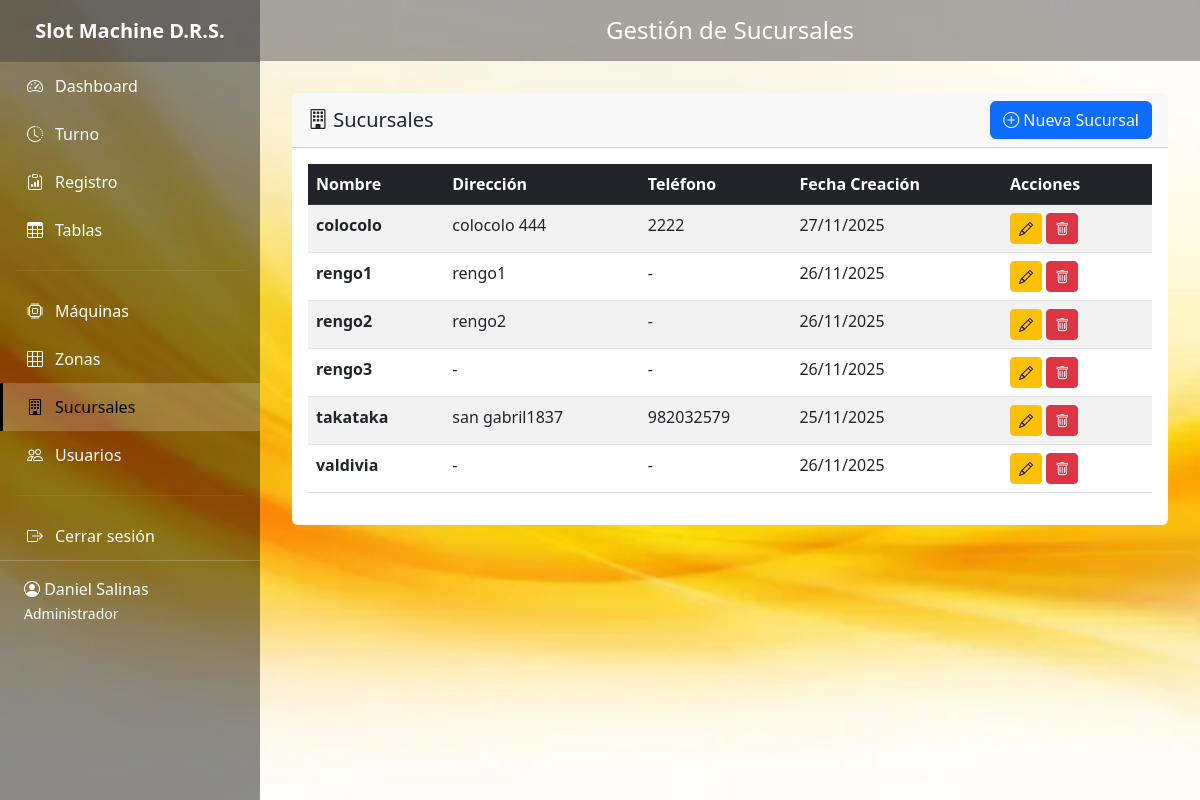
The page /sucursales/ (signed in) on the database its author committed.
### control/models.py (models this page shows, shortened)
class Usuario(AbstractUser):
    ROLE_CHOICES = [
        ('admin', 'Administrador'),
        ('usuario', 'Usuario/Atendedora'),
    ]
    role = models.CharField(
        max_length=20,
        choices=ROLE_CHOICES,
        default='usuario',
        verbose_name='Rol'
    )
    nombre = models.CharField(max_length=150, verbose_name='Nombre Completo')
    class Meta:
        verbose_name = 'Usuario'
        verbose_name_plural = 'Usuarios'

class Sucursal(models.Model):
    nombre = models.CharField(max_length=150, verbose_name='Nombre')
    direccion = models.CharField(max_length=255, blank=True, verbose_name='Dirección')
    telefono = models.CharField(max_length=50, blank=True, verbose_name='Teléfono')
    created_at = models.DateTimeField(auto_now_add=True, verbose_name='Fecha de Creación')
    class Meta:
        verbose_name = 'Sucursal'
        verbose_name_plural = 'Sucursales'
        ordering = ['nombre']

### control/views.py (the view)
# urls.py: path('sucursales/', views.sucursales_list, name='sucursales_list'),
@login_required
@user_passes_test(is_admin)
def sucursales_list(request):
    sucursales = Sucursal.objects.all()
    return render(request, 'sucursales/list.html', {'sucursales': sucursales})

### control/views.py (called while the page is built)
def is_admin(user):
    return user.is_authenticated and user.role == 'admin'

### templates/sucursales/list.html (shortened to what this page needs)
{% extends 'base.html' %}
{% block page_title %}Gestión de Sucursales{% endblock %}
{% block content %}
<div class="card">
    <div class="card-header">
        <div class="d-flex justify-content-between align-items-center">
            <h5 class="mb-0"><i class="bi bi-building"></i> Sucursales</h5>
            <a href="{% url 'control:sucursal_create' %}" class="btn btn-primary">
                <i class="bi bi-plus-circle"></i> Nueva Sucursal
            </a>
        </div>
    </div>
    <div class="card-body">
        <div class="table-responsive">
            <table class="table table-striped table-hover">
                <thead class="table-dark">
                    <tr>
                        <th>Nombre</th>
                        <th>Dirección</th>
                        <th>Teléfono</th>
                        <th>Fecha Creación</th>
                        <th width="150">Acciones</th>
                    </tr>
                </thead>
                <tbody>
                    {% for sucursal in sucursales %}
                        <tr>
                            <td><strong>{{ sucursal.nombre }}</strong></td>
                            <td>{{ sucursal.direccion|default:"-" }}</td>
                            <td>{{ sucursal.telefono|default:"-" }}</td>
                            <td>{{ sucursal.created_at|date:"d/m/Y" }}</td>
                            <td>
                                <a href="{% url 'control:sucursal_edit' sucursal.pk %}" class="btn btn-sm btn-warning">
                                    <i class="bi bi-pencil"></i>
                                </a>
                                <a href="{% url 'control:sucursal_delete' sucursal.pk %}" class="btn btn-sm btn-danger">
                                    <i class="bi bi-trash"></i>
                                </a>
                            </td>
                        </tr>
                    {% empty %}
                        <tr>
                            <td colspan="5" class="text-center text-muted">No hay sucursales registradas</td>
                        </tr>
                    {% endfor %}
                </tbody>
            </table>
        </div>
    </div>
</div>
{% endblock %}

### templates/base.html (shortened to what this page needs)
{% load static %}
<!DOCTYPE html>
<html lang="es">
<head>
    <link href="https://cdn.jsdelivr.net/npm/bootstrap@5.3.0/dist/css/bootstrap.min.css" rel="stylesheet">
    <link rel="stylesheet" href="https://cdn.jsdelivr.net/npm/bootstrap-icons@1.11.0/font/bootstrap-icons.css">
    <link rel="stylesheet" href="{% static 'css/custom.css' %}">
</head>
<body>
{% if user.is_authenticated %}
    <aside class="sidebar">
        <div class="sidebar-brand">
            Slot Machine D.R.S.
        </div>
        <ul class="sidebar-nav nav flex-column">
            {% if user.role == 'admin' %}
            <li class="nav-item">
                <a class="nav-link {% if request.resolver_match.url_name == 'dashboard' %}active{% endif %}"
                   href="{% url 'control:dashboard' %}">
                    <i class="bi bi-speedometer2"></i> Dashboard
                </a>
            </li>
            {% endif %}
            <li class="nav-item">
                <a class="nav-link {% if request.resolver_match.url_name == 'turno' %}active{% endif %}"
                   href="{% url 'control:turno' %}">
                    <i class="bi bi-clock-history"></i> Turno
                </a>
            </li>
            <li class="nav-item">
                <a class="nav-link {% if request.resolver_match.url_name == 'registro' %}active{% endif %}"
                   href="{% url 'control:registro' %}">
                    <i class="bi bi-clipboard-data"></i> Registro
                </a>
            </li>
            <li class="nav-item">
                <a class="nav-link {% if request.resolver_match.url_name == 'tablas' %}active{% endif %}"
                   href="{% url 'control:tablas' %}">
                    <i class="bi bi-table"></i> Tablas
                </a>
            </li>
            {% if user.role == 'admin' %}
                <hr class="mx-3" style="border-color: rgba(255,255,255,0.3);">
                <li class="nav-item">
                    <a class="nav-link {% if 'maquinas' in request.path %}active{% endif %}"
                       href="{% url 'control:maquinas_list' %}">
                        <i class="bi bi-cpu"></i> Máquinas
                    </a>
                </li>
                <li class="nav-item">
                    <a class="nav-link {% if 'zonas' in request.path %}active{% endif %}"
                       href="{% url 'control:zonas_list' %}">
                        <i class="bi bi-grid-3x3"></i> Zonas
                    </a>
                </li>
                <li class="nav-item">
                    <a class="nav-link {% if 'sucursales' in request.path %}active{% endif %}"
                       href="{% url 'control:sucursales_list' %}">
                        <i class="bi bi-building"></i> Sucursales
                    </a>
                </li>
                <li class="nav-item">
                    <a class="nav-link {% if 'usuarios' in request.path %}active{% endif %}"
                       href="{% url 'control:usuarios_list' %}">
                        <i class="bi bi-people"></i> Usuarios
                    </a>
                </li>
            {% endif %}
            <hr class="mx-3" style="border-color: rgba(255,255,255,0.3);">
            <li class="nav-item">
                <a class="nav-link" href="{% url 'control:logout' %}">
                    <i class="bi bi-box-arrow-right"></i> Cerrar sesión
                </a>
            </li>
        </ul>
        <div class="sidebar-user">
            <i class="bi bi-person-circle"></i> {{ user.nombre }} <br>
            <small>{{ user.get_role_display }}</small>
        </div>
    </aside>
    <main class="main-content">
        <div class="top-bar">
            <h4 class="mb-0">{% block page_title %}Sistema de Control{% endblock %}</h4>
        </div>
        <div class="content-area">
            {% block content %}{% endblock %}
        </div>
    </main>
{% else %}
    {% block login_content %}{% endblock %}
{% endif %}
</body>
</html>

### static/img/custom.css (style rules this page uses)
.sidebar { position: relative; height: 100vh; background-image: url("../img/sidebar_bg.jpg"); background-size: cover; background-position: center; background-repeat: no-repeat; background-attachment: fixed; }
.sidebar::before { content: ""; position: absolute; top: 0; left: 0; width: 100%; height: 100%; background: rgba(0, 0, 0, 0.55); z-index: 0; }
.sidebar * { position: relative; z-index: 1; }

### rows shown on the page
Usuario: nombre "Daniel Salinas", role "Administrador"
Sucursal: nombre "colocolo", direccion "colocolo 444", telefono "2222", created_at "27/11/2025"
Sucursal: nombre "rengo1", direccion "rengo1", telefono "-", created_at "26/11/2025"
Sucursal: nombre "rengo2", direccion "rengo2", telefono "-", created_at "26/11/2025"
Sucursal: nombre "rengo3", direccion "-", telefono "-", created_at "26/11/2025"
Sucursal: nombre "takataka", direccion "san gabril1837", telefono "982032579", created_at "25/11/2025"
Sucursal: nombre "valdivia", direccion "-", telefono "-", created_at "26/11/2025"
